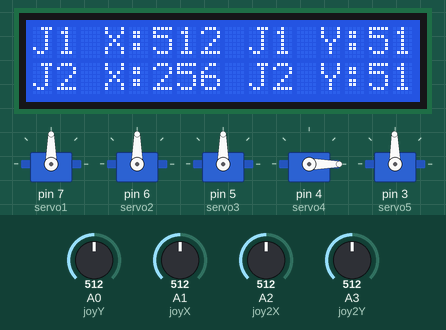
This sketch was run on a simulated Arduino Uno, built with avr-gcc and run on an emulated ATmega328P. Parts: 5 × servo, 16×2 character LCD. The inputs (shaded band) are chosen by the test bench; at power-on: A0 (joyY) = 512, A1 (joyX) = 512, A3 (joy2Y) = 512, A2 (joy2X) = 512.

Above: at 1.2 s.
1.3 s: A0 (joyY) set to 538
At 2.6 s:
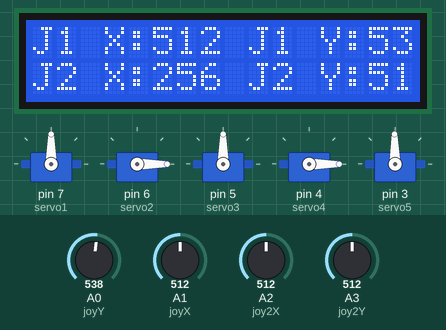
3.7 s: A1 (joyX) set to 533
At 6.21 s:
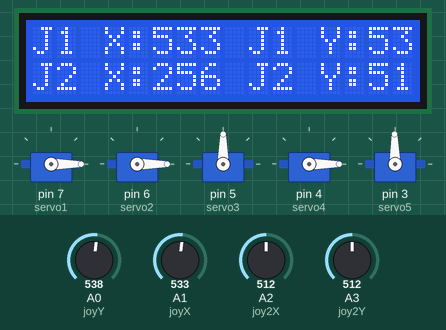
6.4 s: A3 (joy2Y) set to 538
At 8.3 s:
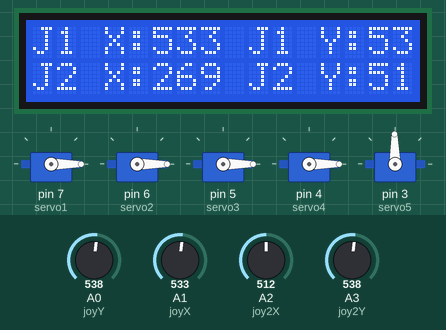
9.1 s: A2 (joy2X) set to 390
At 9.87 s:
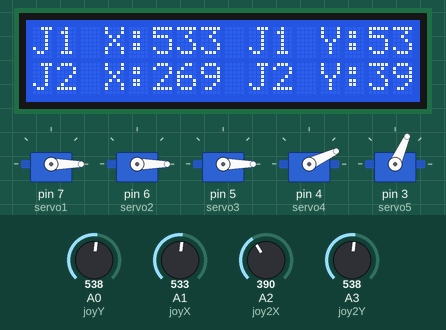
12.1 s: A2 (joy2X) set to 530
At 12.39 s:
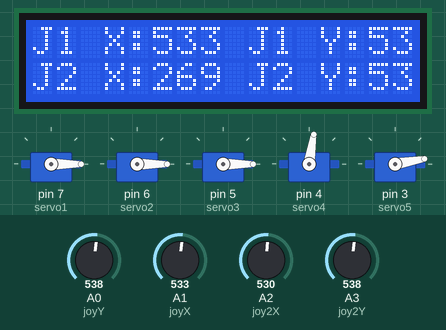
15.1 s: A1 (joyX) set to 390
At 21.0 s:
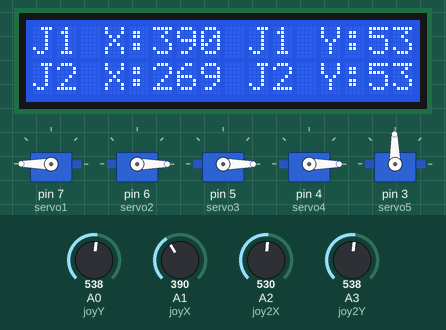
Timing chart, 0 to 21.2 s (numbered marks = the images above; inputs shaded):
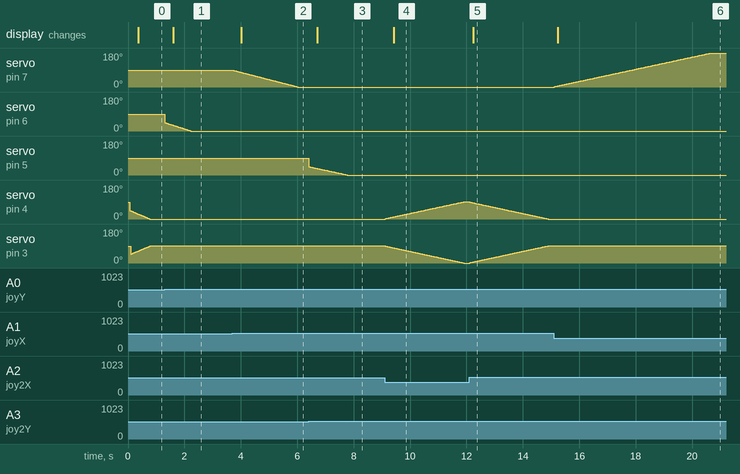

Measured:
- the behaviour switches between 520 and 521 on A0 (joyY) (found by bisection; images 0 and 1)
- the behaviour switches between 520 and 521 on A1 (joyX) (found by bisection; images 1 and 2)
- the behaviour switches between 520 and 521 on A3 (joy2Y) (found by bisection; images 2 and 3)
- after the input at 1.3 s, servo on pin 6 (servo2): moves from 90° to 0° over 0.92 s, starting at once; the display: changes after 0.31 s (image 1)
- after the input at 3.7 s, servo on pin 7 (servo1): moves from 90° to 0° over 2.3 s, starting at once; the display: changes after 0.31 s (image 2)
- after the input at 6.4 s, servo on pin 5 (servo3): moves from 90° to 0° over 1.4 s, starting at once; the display: changes after 0.31 s (image 3)
- after the input at 9.1 s, servo on pin 4 (servo4): moves from 0° to 91° over 2.8 s, starting at once; servo on pin 3 (servo5): moves from 91° to 0° over 2.8 s, starting at once; the display: changes after 0.32 s (image 4)
- after the input at 12.1 s, servo on pin 4 (servo4): moves from 91° to 0° over 2.8 s, starting at once; servo on pin 3 (servo5): moves from 0° to 91° over 2.8 s, starting at once; the display: changes after 0.14 s (image 5)
- after the input at 15.1 s, servo on pin 7 (servo1): moves from 0° to 180° over 5.5 s, starting at once; the display: changes after 0.13 s (image 6)

The sketch:

osra.ino
```cpp
//OSRA 2.3.1
//Open Source Robotic Arm 2.3.1
#include <LiquidCrystal.h>
#include <Servo.h>
Servo servo1;
Servo servo2;
Servo servo3;
Servo servo4;
Servo servo5;
int joyX = 1;
int joyY = 0;
int joy2X = 2;
int joy2Y = 3;
int joyXVal;
int joyYVal;
int joy2XVal;
int joy2YVal;
int joy2X2Val;
int pos1 = 90;
int pos2 = 45;
int pos3 = 45;
int pos4 = 45;
int pos5 = 45;
LiquidCrystal lcd = LiquidCrystal(8, 9, 10, 11, 12, 13);
void setup ()
{
  servo1.attach(7);
  servo2.attach(6);
  servo3.attach(5);
  servo4.attach(4);
  servo5.attach(3);
  lcd.begin(16, 2);
  //Serial.begin(9600);
}
void loop()
{
  joyXVal = analogRead(joyX);
  joyYVal = analogRead(joyY);
  if (joyXVal > 520) {
    pos1 = pos1 - 1;
    servo1.write(pos1);
    delay(5);
    if (pos1 < 1)
    {
      pos1 = 1;
    }
  }
  if (joyXVal < 480) {
    pos1 = pos1 + 1;
    servo1.write(pos1);
    delay(5);
    if (pos1 > 180)
    {
      pos1 = 180;
    }
  }
  //Serial.println(joy2XVal);
  if (joyYVal > 520) {
    pos2 = pos2 - 1;
    servo2.write(pos2);
    delay(5);
    if (pos2 < 1)
    {
      pos2 = 1;
    }
  }
  if (joyYVal < 480) {
    pos2 = pos2 + 1;
    servo2.write(pos2);
    delay(5);
    if (pos2 > 90)
    {
      pos2 = 90;
    }
  }
  lcd.setCursor(0, 0);
  lcd.print("J1 X:");
  lcd.print(joyXVal);
  lcd.print(" ");
  lcd.print("J1 Y:");
  lcd.print(joyYVal);
  joy2XVal = analogRead(joy2X);
  joy2YVal = analogRead(joy2Y);
  if (joy2YVal > 520) {
    pos3 = pos3 - 1;
    servo3.write(pos3);
    delay(5);
    if (pos3 < 1)
    {
      pos3 = 1;
    }
  }
  if (joy2YVal < 480) {
    pos3 = pos3 + 1;
    servo3.write(pos3);
    delay(5);
    if (pos3 > 90)
    {
      pos3 = 90;
    }
  }
  if (joy2XVal > 500) {
    pos4 = pos4 - 1;
    servo4.write(pos4);
    delay(5);
    if (pos4 < 1)
    {
      pos4 = 1;
    }
  }
  if (joy2XVal < 400) {
    pos4 = pos4 + 1;
    servo4.write(pos4);
    delay(5);
    if (pos4 > 90)
    {
      pos4 = 90;
    }
  }
  lcd.setCursor(0, 1);
  lcd.print("J2 X:");
  lcd.print(joy2YVal / 2);
  lcd.print(" ");
  lcd.print("J2 Y:");
  lcd.print(joy2XVal);
  joy2X2Val = analogRead(joy2X);
  if (joy2X2Val < 400) {
    pos5 = pos5 - 1;
    servo5.write(pos5);
    delay(5);
    if (pos5 < 1)
    {
      pos5 = 1;
    }
  }
  if (joy2X2Val > 500) {
    pos5 = pos5 + 1;
    servo5.write(pos5);
    delay(5);
    if (pos5 > 90)
    {
      pos5 = 90;
    }
  }
}
```
